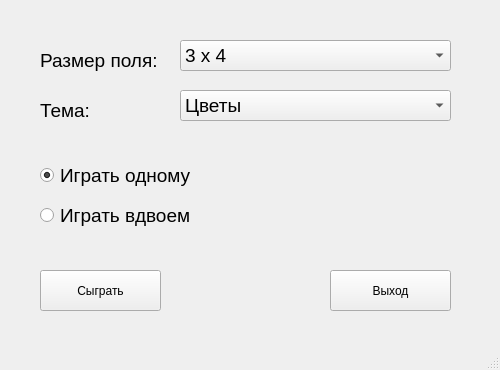
<?xml version="1.0" encoding="UTF-8"?>
<ui version="4.0">
 <class>MainWindow</class>
 <widget class="QMainWindow" name="MainWindow">
  <property name="geometry">
   <rect>
    <x>0</x>
    <y>0</y>
    <width>500</width>
    <height>370</height>
   </rect>
  </property>
  <property name="sizePolicy">
   <sizepolicy hsizetype="Fixed" vsizetype="Fixed">
    <horstretch>0</horstretch>
    <verstretch>0</verstretch>
   </sizepolicy>
  </property>
  <property name="minimumSize">
   <size>
    <width>500</width>
    <height>370</height>
   </size>
  </property>
  <property name="maximumSize">
   <size>
    <width>500</width>
    <height>370</height>
   </size>
  </property>
  <property name="windowTitle">
   <string>MEMO</string>
  </property>
  <widget class="QWidget" name="centralwidget">
   <widget class="QPushButton" name="pushButton_quit">
    <property name="geometry">
     <rect>
      <x>330</x>
      <y>270</y>
      <width>121</width>
      <height>41</height>
     </rect>
    </property>
    <property name="text">
     <string>Выход</string>
    </property>
   </widget>
   <widget class="QPushButton" name="pushButton_play">
    <property name="geometry">
     <rect>
      <x>40</x>
      <y>270</y>
      <width>121</width>
      <height>41</height>
     </rect>
    </property>
    <property name="text">
     <string>Сыграть</string>
    </property>
   </widget>
   <widget class="QComboBox" name="comboBox_theme">
    <property name="geometry">
     <rect>
      <x>180</x>
      <y>90</y>
      <width>271</width>
      <height>31</height>
     </rect>
    </property>
    <property name="font">
     <font>
      <pointsize>14</pointsize>
     </font>
    </property>
    <item>
     <property name="text">
      <string>Цветы</string>
     </property>
    </item>
    <item>
     <property name="text">
      <string>Животные</string>
     </property>
    </item>
   </widget>
   <widget class="QLabel" name="label_size">
    <property name="geometry">
     <rect>
      <x>40</x>
      <y>40</y>
      <width>121</width>
      <height>41</height>
     </rect>
    </property>
    <property name="font">
     <font>
      <pointsize>14</pointsize>
     </font>
    </property>
    <property name="text">
     <string>Размер поля:</string>
    </property>
   </widget>
   <widget class="QLabel" name="label_theme">
    <property name="geometry">
     <rect>
      <x>40</x>
      <y>90</y>
      <width>131</width>
      <height>41</height>
     </rect>
    </property>
    <property name="font">
     <font>
      <pointsize>14</pointsize>
     </font>
    </property>
    <property name="text">
     <string>Тема:</string>
    </property>
   </widget>
   <widget class="QComboBox" name="comboBox_size">
    <property name="geometry">
     <rect>
      <x>180</x>
      <y>40</y>
      <width>271</width>
      <height>31</height>
     </rect>
    </property>
    <property name="font">
     <font>
      <pointsize>14</pointsize>
     </font>
    </property>
    <item>
     <property name="text">
      <string>3 х 4</string>
     </property>
    </item>
    <item>
     <property name="text">
      <string>4 х 5</string>
     </property>
    </item>
    <item>
     <property name="text">
      <string>5 х 6</string>
     </property>
    </item>
   </widget>
   <widget class="QRadioButton" name="radioButton1">
    <property name="geometry">
     <rect>
      <x>40</x>
      <y>160</y>
      <width>181</width>
      <height>31</height>
     </rect>
    </property>
    <property name="font">
     <font>
      <pointsize>14</pointsize>
     </font>
    </property>
    <property name="text">
     <string>Играть одному</string>
    </property>
    <property name="checked">
     <bool>true</bool>
    </property>
    <attribute name="buttonGroup">
     <string notr="true">buttonGroup</string>
    </attribute>
   </widget>
   <widget class="QRadioButton" name="radioButton2">
    <property name="geometry">
     <rect>
      <x>40</x>
      <y>200</y>
      <width>181</width>
      <height>31</height>
     </rect>
    </property>
    <property name="font">
     <font>
      <pointsize>14</pointsize>
     </font>
    </property>
    <property name="text">
     <string>Играть вдвоем</string>
    </property>
    <attribute name="buttonGroup">
     <string notr="true">buttonGroup</string>
    </attribute>
   </widget>
  </widget>
  <widget class="QMenuBar" name="menubar">
   <property name="geometry">
    <rect>
     <x>0</x>
     <y>0</y>
     <width>500</width>
     <height>21</height>
    </rect>
   </property>
  </widget>
  <widget class="QStatusBar" name="statusbar"/>
  <action name="action_2">
   <property name="text">
    <string>Новая игра</string>
   </property>
  </action>
  <action name="action_4">
   <property name="text">
    <string>Выйти</string>
   </property>
  </action>
  <action name="action_5">
   <property name="text">
    <string>Об игре</string>
   </property>
  </action>
  <action name="action_6">
   <property name="text">
    <string>О приложении</string>
   </property>
  </action>
  <action name="about_game">
   <property name="text">
    <string>Об игре</string>
   </property>
  </action>
  <action name="about_app">
   <property name="text">
    <string>О приложении</string>
   </property>
  </action>
 </widget>
 <resources/>
 <connections/>
 <designerdata>
  <property name="gridDeltaX">
   <number>10</number>
  </property>
  <property name="gridDeltaY">
   <number>10</number>
  </property>
  <property name="gridSnapX">
   <bool>true</bool>
  </property>
  <property name="gridSnapY">
   <bool>true</bool>
  </property>
  <property name="gridVisible">
   <bool>true</bool>
  </property>
 </designerdata>
 <buttongroups>
  <buttongroup name="buttonGroup"/>
 </buttongroups>
</ui>
